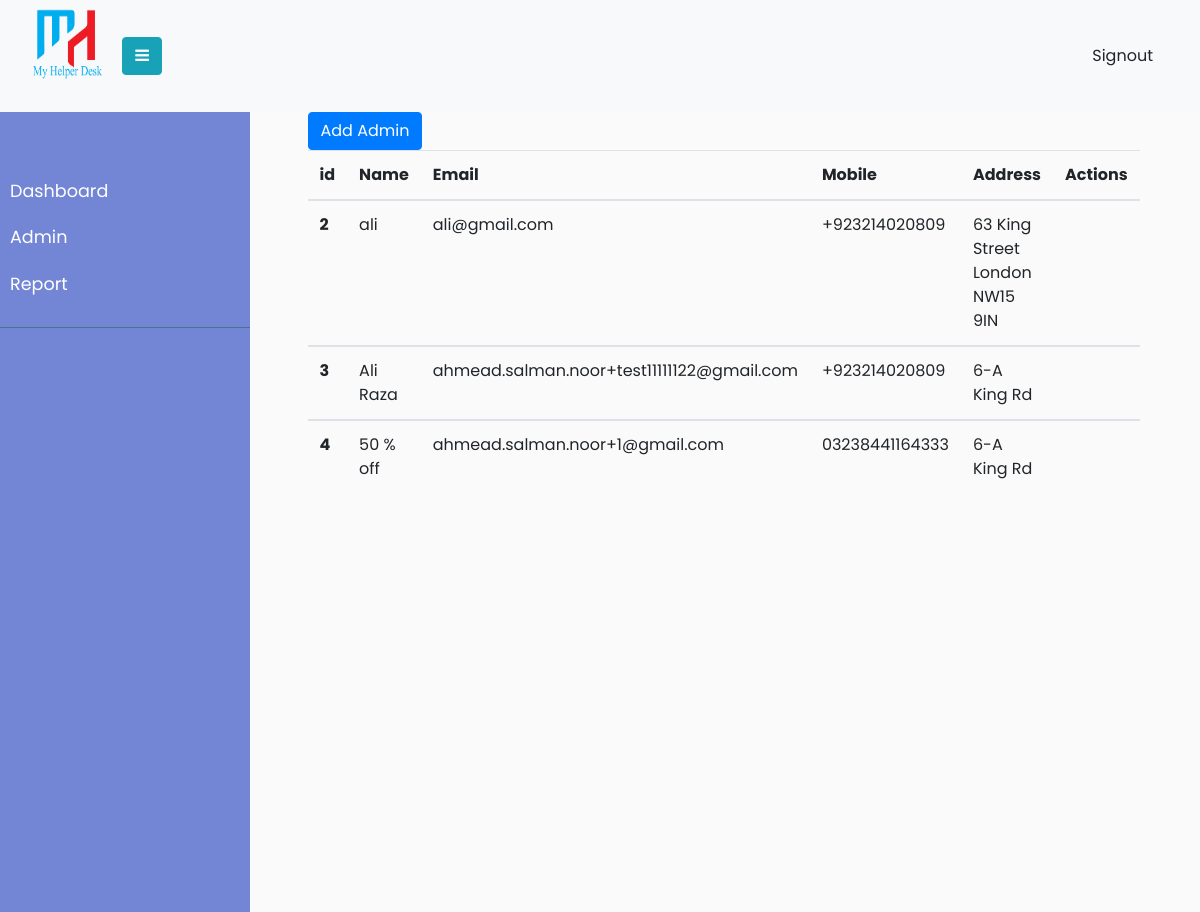
The page /adminlist/ (signed in) on the database its author committed.
### accounts/models.py (models this page shows)
class Profile(AbstractUser):
    email = models.EmailField(_('email address'), unique=True)
    user_type = models.SmallIntegerField(
            verbose_name=_('User type'),
            choices=USER_TYPES,
            default=1,
        )
    mobile_number = models.CharField(
        verbose_name=_('Mobile number'),
        max_length=255,
        null=True,
        blank=True
    )
    img = models.ImageField(
        upload_to="images/",
        null=True,
        blank=True
    )
    address = models.CharField(
        verbose_name=_('Address'),
        max_length=255,
        null=True,
        blank=True
    )

### accounts/views.py (the view)
# urls.py: path('adminlist/', views.adminlist, name='adminlist'),
@login_required(login_url='login')
def adminlist(request):
    template = loader.get_template('accounts/admin_list.html')
    context = {
        'success': True,
        'admin_list': Profile.objects.filter(user_type=2, is_active=True)
    }
    return HttpResponse(template.render(context, request))

### templates/accounts/admin_list.html (shortened to what this page needs)
{% extends 'base.html' %}
{% block content %}
    {% include 'topbar.html' %}
    <div class="row">
        <span class="col-3">
        {% include 'sidebar.html' %}
        </span>
        <span class="col-8">
            <a class="btn btn-primary" href="{% url 'createuser' %}" role="button">Add Admin</a>
            <table class="table">
                <thead>
                <tr>
                  <th scope="col">id</th>
                  <th scope="col">Name</th>
                  <th scope="col">Email</th>
                  <th scope="col">Mobile</th>
                  <th scope="col">Address</th>
                  <th scope="col">Actions</th>
                </tr>
                </thead>
                {% for data in  admin_list%}
                    <tbody>
                        <tr>
                          <th>{{ data.id }}</th>
                          <td >{{ data.username }}</td>
                          <td>{{ data.email }}</td>
                          <td>{{ data.mobile_number }}</td>
                          <td>{{ data.address }}</td>
                        </tr>
                    </tbody>
                {% endfor %}
            </table>
        </span>
    </div>
{% endblock %}

### templates/base.html (shortened to what this page needs)
{% load static %}
<!DOCTYPE html>
<html lang="en">
<head>
    <link rel="stylesheet" href="https://stackpath.bootstrapcdn.com/bootstrap/4.1.3/css/bootstrap.min.css">
    <link rel="stylesheet" href="https://cdnjs.cloudflare.com/ajax/libs/font-awesome/4.7.0/css/font-awesome.min.css">
    <link rel="stylesheet" href="https://cdnjs.cloudflare.com/ajax/libs/malihu-custom-scrollbar-plugin/3.1.5/jquery.mCustomScrollbar.min.css">
    <link rel="stylesheet" type="text/css" href="{% static 'css/style.css'%}">
</head>
<body>
{% block content %}
{% endblock %}
</body>
</html>

### templates/topbar.html
{% load static %}
{% block header_block %}
<div>
  <nav class="navbar navbar-expand-lg navbar-light bg-light">
    <span class="col-8">
      <img class="mb-4" src="{% static 'img/logo.png'%}" alt="" width="72" height="72">
      <button style="margin-left:2%;" type="button" id="sidebarCollapse" class="btn btn-info">
          <i class="fa fa-bars"></i>
      </button>
    </span>
    <span class="col-4">
    <a class="nav-link" href="{% url 'logout' %}" style="float:right">Signout</a>
    </span>
  </nav>
</div>
{% endblock %}

### templates/sidebar.html (shortened to what this page needs)
<div class="wrapper">
    <nav id="sidebar">
        <ul class="components">
            <p></p>
                <li>
                    <a href="#">Dashboard</a>
                </li>
            {% if request.user.user_type == 1 %}
                <li>
                    <a href="{% url 'adminlist' %}">Admin</a>
                </li>
                <li>
                    <a href="#" >Report</a>
                </li>
            {% endif %}
        </ul>
    </nav>
</div>

### static/css/style.css (style rules this page uses)
body { font-family: 'Poppins', sans-serif; background: #fafafa; }
p { font-family: 'Poppins', sans-serif; font-size: 1.1em; font-weight: 300; line-height: 1.7em; color: #999; }
a, a:hover, a:focus { color: inherit; text-decoration: none; transition: all 0.3s; }
.wrapper { display: flex; align-items: stretch; align-items: stretch; }
#sidebar { min-width: 250px; max-width: 250px; min-height: 100vh; }
#sidebar { background: #7386D5; color: #fff; transition: all 0.3s; }
#sidebar ul.components { padding: 20px 0; border-bottom: 1px solid #47748b; }
#sidebar ul p { color: #fff; padding: 10px; }
#sidebar ul li a { padding: 10px; font-size: 1.1em; display: block; }

### rows shown on the page
Profile: id "2", username "ali", email "ali@gmail.com", mobile_number "+923214020809", address "63 King Street London NW15 9IN"
Profile: id "3", username "Ali Raza", email "ahmead.salman.noor+test11111122@gmail.com", mobile_number "+923214020809", address "6-A King Rd"
Profile: id "4", username "50 % off", email "ahmead.salman.noor+1@gmail.com", mobile_number "03238441164333", address "6-A King Rd"
